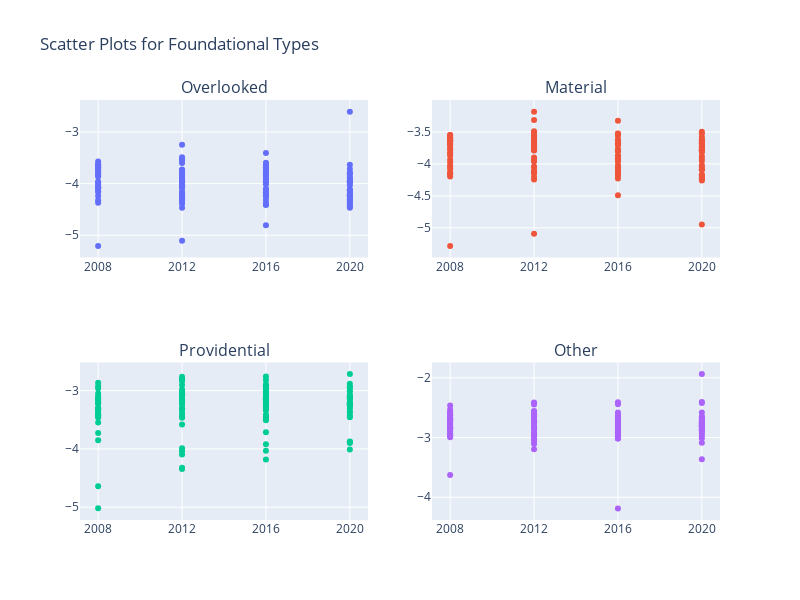

Notebook code for this chart:
### Markdown cell above
Find and remove outliers

### Code cell
import plotly.graph_objects as go
from plotly.subplots import make_subplots
time_period_col = foundational_df_transformed['TIME_PERIOD']
fig = make_subplots(rows=2, cols=2, subplot_titles=['Overlooked', 'Material', 'Providential', 'Other'])
fig.add_trace(go.Scatter(x=time_period_col, y=foundational_df_transformed['overlooked'], mode='markers', name='Overlooked', hovertext=foundational_df_transformed['geo']), row=1, col=1)
fig.add_trace(go.Scatter(x=time_period_col, y=foundational_df_transformed['material'], mode='markers', name='Material', hovertext=foundational_df_transformed['geo']), row=1, col=2)
fig.add_trace(go.Scatter(x=time_period_col, y=foundational_df_transformed['providential'], mode='markers', name='Providential', hovertext=foundational_df_transformed['geo']), row=2, col=1)
fig.add_trace(go.Scatter(x=time_period_col, y=foundational_df_transformed['other'], mode='markers', name='Other', hovertext=foundational_df_transformed['geo']), row=2, col=2)
fig.update_xaxes(tickvals=time_periods, row=1, col=1)
fig.update_xaxes(tickvals=time_periods, row=1, col=2)
fig.update_xaxes(tickvals=time_periods, row=2, col=1)
fig.update_xaxes(tickvals=time_periods, row=2, col=2)
fig.update_layout(height=600, width=800, title_text="Scatter Plots for Foundational Types", showlegend=False)
fig.show()

### Figure 1 — Plotly figure (JSON) as saved in the notebook; plotly's stock layout.template omitted (floating-point values rounded to 4 significant figures; data arrays with more than 128 entries replaced by an {"elided": "..."} marker saying what was removed)
{"data": [{"hovertext": {"elided": "131 str values"}, "mode": "markers", "name": "Overlooked", "x": {"elided": "131 int values"}, "y": {"elided": "131 float values"}, "type": "scatter", "xaxis": "x", "yaxis": "y"}, {"hovertext": {"elided": "131 str values"}, "mode": "markers", "name": "Material", "x": {"elided": "131 int values"}, "y": {"elided": "131 float values"}, "type": "scatter", "xaxis": "x2", "yaxis": "y2"}, {"hovertext": {"elided": "131 str values"}, "mode": "markers", "name": "Providential", "x": {"elided": "131 int values"}, "y": {"elided": "131 float values"}, "type": "scatter", "xaxis": "x3", "yaxis": "y3"}, {"hovertext": {"elided": "131 str values"}, "mode": "markers", "name": "Other", "x": {"elided": "131 int values"}, "y": {"elided": "131 float values"}, "type": "scatter", "xaxis": "x4", "yaxis": "y4"}], "layout": {"xaxis": {"anchor": "y", "domain": [0.0, 0.45], "tickvals": [2008, 2012, 2016, 2020]}, "yaxis": {"anchor": "x", "domain": [0.625, 1.0]}, "xaxis2": {"anchor": "y2", "domain": [0.55, 1.0], "tickvals": [2008, 2012, 2016, 2020]}, "yaxis2": {"anchor": "x2", "domain": [0.625, 1.0]}, "xaxis3": {"anchor": "y3", "domain": [0.0, 0.45], "tickvals": [2008, 2012, 2016, 2020]}, "yaxis3": {"anchor": "x3", "domain": [0.0, 0.375]}, "xaxis4": {"anchor": "y4", "domain": [0.55, 1.0], "tickvals": [2008, 2012, 2016, 2020]}, "yaxis4": {"anchor": "x4", "domain": [0.0, 0.375]}, "annotations": [{"font": {"size": 16}, "showarrow": false, "text": "Overlooked", "x": 0.225, "xanchor": "center", "xref": "paper", "y": 1.0, "yanchor": "bottom", "yref": "paper"}, {"font": {"size": 16}, "showarrow": false, "text": "Material", "x": 0.775, "xanchor": "center", "xref": "paper", "y": 1.0, "yanchor": "bottom", "yref": "paper"}, {"font": {"size": 16}, "showarrow": false, "text": "Providential", "x": 0.225, "xanchor": "center", "xref": "paper", "y": 0.375, "yanchor": "bottom", "yref": "paper"}, {"font": {"size": 16}, "showarrow": false, "text": "Other", "x": 0.775, "xanchor": "center", "xref": "paper", "y": 0.375, "yanchor": "bottom", "yref": "paper"}], "title": {"text": "Scatter Plots for Foundational Types"}, "height": 600, "width": 800, "showlegend": false}}
